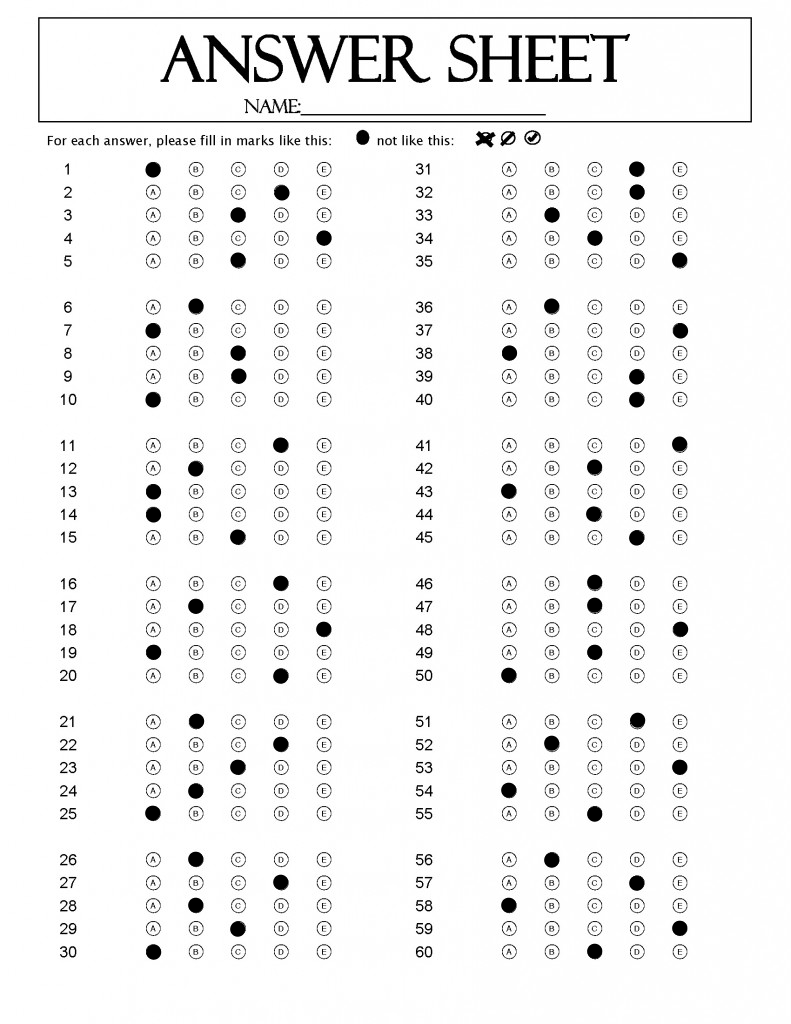
#> input picture Data/2000404_NguyenQuangHao_5B.png, 791 x 1024 px
$ python index.py
#> lines starting #> are read from the running program, lines starting #| are printed output that depends on the picture; after the words box and inside, x2 and y2 are one past the last pixel; in counts of white or black regions, pixels touching at a corner belong together
import cv2
import pandas as pd
import numpy as np
import csv
import os

def Q2():

	df = pd.DataFrame(columns = ['StudentID','Surname','Firstname','Code'])
	list = os.listdir('Data/')

	s1 = []
	s3 = []
	s_Sur = []
	s_Fi = []
	for i in range(0,len(list)):
	    s = list[i]
	    j = 0
	    s1.append("")
	    while (s[j] != "_"):
	        s1[i] = s1[i] + s[j]
	        j += 1
	    j+=1
	    s2 = ""
	    for m in range (j,len(s)):
	        if s[m] == "_":
	            j = m + 1
	            break
	        s2 = s2 + s[m]
	    s3.append("")
	    while (j<len(s)):
	        s3[i] = s3[i] + s[j]
	        j += 1
	    s3[i] = s3[i][0:2]

	    #get Firstname and Surname
	    j = len(s2)-1
	    SurName,FirstName=getName(s2,j)

	    s_Sur.append("")
	    s_Fi.append("")
	    s_Fi[i]=s_Fi[i]+FirstName
	    s_Sur[i] = s_Sur[i]+SurName

	    df.loc[i,'StudentID'] = s1[i]
	    df.loc[i,'Code'] = s3[i]
	    df.loc[i,'Surname'] = s_Sur[i]
	    df.loc[i,'Firstname'] = s_Fi[i]

	df.to_csv('student.csv')

def getName(s2,j):
    SurName=""
    while (s2[j].isupper() == False):
        SurName = s2[j] + SurName
        j -= 1
    SurName = s2[j] + SurName
    FirstName = ""
    for r in range(j):
        FirstName = FirstName + s2[r]
    return(SurName,FirstName)

def Q3():
	#Choose 2000102_NguyenTruongBao_3A.png
	name = "2000404_NguyenQuangHao_5B.png"
	img = cv2.imread('Data/' + name)
#> img is the input picture: shape (1024, 791, 3); min 0, max 255, mean 242.7
	img = cv2.resize(img, (600, 800))
#> img: shape (800, 600, 3)
	img = img[123:213,107:260]
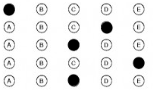
#> img: shape (90, 153, 3); min 0, max 255, mean 234.4

	gray_img = cv2.cvtColor(img,cv2.COLOR_BGR2GRAY)
	blur_img = cv2.GaussianBlur(gray_img, (5,5),0)
	edge_img = cv2.Canny(blur_img,10,70)
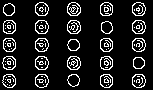
#> edge_img: shape (90, 153); 12.4% white in thin lines or dots, all inside (x1, y1, x2, y2) = (2, 2, 146, 88)

	gray = cv2.cvtColor(img, cv2.COLOR_BGR2GRAY)
	_, thresh = cv2.threshold(gray, 170, 255, cv2.THRESH_BINARY_INV)
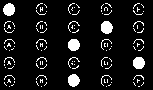
#> thresh: shape (90, 153); 9.4% white; 111 white regions (102 under 20 px), largest, box (x1, y1, x2, y2) and area: (101, 21, 113, 34) 123, (3, 3, 15, 16) 120, (133, 57, 145, 69) 118

	boxes = split_image(thresh)
#> in split_image, `r = len(image) // questions * questions`: r = 90
#> in split_image, `c = len(image[0]) // answers * answers`: c = 150
#> in split_image, `image = image[:r, :c]`:
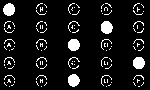
#> image: shape (90, 150); 9.5% white; 111 white regions (102 under 20 px), largest, box (x1, y1, x2, y2) and area: (101, 21, 113, 34) 123, (3, 3, 15, 16) 120, (133, 57, 145, 69) 118
#> in split_image, `rows = np.vsplit(image, questions)`: rows = 5 items
#> the loop in split_image, `for row in rows:` made 5 passes
#> after the loop in split_image, `for row in rows:`: boxes = 25 items
#> boxes = 25 items

	for i in range(0,5):
	 	user_answer = None
	 	for j in range(5):
	 		pixels = cv2.countNonZero(boxes[j + i * 5])
	 		if user_answer is None or pixels > user_answer[1]:
	 			user_answer = (j, pixels)
	 			final = j
	 	ResultOut3(final)
#> after the loop, final = 2

def ResultOut3(j):
    if (j == 0):
        print("A")
    elif (j == 1):
        print("B")
    elif (j == 2):
        print("C")
    elif (j == 3):
        print("D")
    elif (j == 4):
        print("E")

def Q4():
	name = "2000404_NguyenQuangHao_5B.png"
	img = cv2.imread('Data/' + name)
	img = cv2.resize(img, (600, 800))
	for i in range(0,6):
		cutL(i,img)
	for i in range(0,6):
		cutR(i,img)
#> this loop made 6 passes
#> pass 1, in cutR, `roi = img[(123+(num*108)):(213+(num*108)),378:525]`:
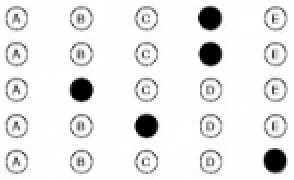
#> roi: shape (90, 147, 3) (shown 2 times larger); min 0, max 255, mean 233.5
#> pass 1, in cutR, `blur_img = cv2.GaussianBlur(gray_img, (5,5),0)`:
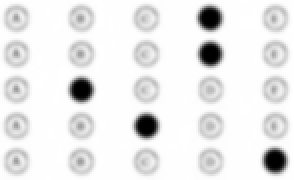
#> blur_img: shape (90, 147) (shown 2 times larger); min 0, max 255, mean 233.5
#> pass 1, in cutR, `edge_img = cv2.Canny(blur_img,10,70)`:
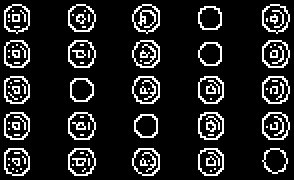
#> edge_img: shape (90, 147) (shown 2 times larger); 12.8% white in thin lines or dots

def cutR(num,img):
    roi = img[(123+(num*108)):(213+(num*108)),378:525]
    gray_img = cv2.cvtColor(roi,cv2.COLOR_BGR2GRAY)
    blur_img = cv2.GaussianBlur(gray_img, (5,5),0)
    edge_img = cv2.Canny(blur_img,10,70)

    gray = cv2.cvtColor(roi, cv2.COLOR_BGR2GRAY)
    _, thresh = cv2.threshold(gray, 170, 255, cv2.THRESH_BINARY_INV)

    boxes = split_image(thresh)

    for i in range(0, questions):
        user_answer = None

        for j in range(answers):
            pixels = cv2.countNonZero(boxes[j + i * 5])
            if user_answer is None or pixels > user_answer[1]:
                user_answer = (j, pixels)
                final = j
        ResultOut4(final)

def cutL(num,img):
    roi = img[(123+(num*108)):(213+(num*108)),107:260]
    gray_img = cv2.cvtColor(roi,cv2.COLOR_BGR2GRAY)
    blur_img = cv2.GaussianBlur(gray_img, (5,5),0)
    edge_img = cv2.Canny(blur_img,10,70)

    gray = cv2.cvtColor(roi, cv2.COLOR_BGR2GRAY)
    _, thresh = cv2.threshold(gray, 170, 255, cv2.THRESH_BINARY_INV)

    boxes = split_image(thresh)

    for i in range(0, questions):
        user_answer = None

        for j in range(answers):
            pixels = cv2.countNonZero(boxes[j + i * 5])
            if user_answer is None or pixels > user_answer[1]:
                user_answer = (j, pixels)
                final = j
        ResultOut4(final)

def ResultOut4(j):
    if (j == 0):
        print("A")
    elif (j == 1):
        print("B")
    elif (j == 2):
        print("C")
    elif (j == 3):
        print("D")
    elif (j == 4):
        print("E")

def Q5_6():
	Q = []
	for i in range(0,60):
		Q.append(0)
	ans = []
	name = "Answer.csv"
#> (the run stopped early here; a loop or call above may not have finished)

$ run again, with Data/2000405_NguyenMInhHieu_5B.png copied over Data/2000404_NguyenQuangHao_5B.png
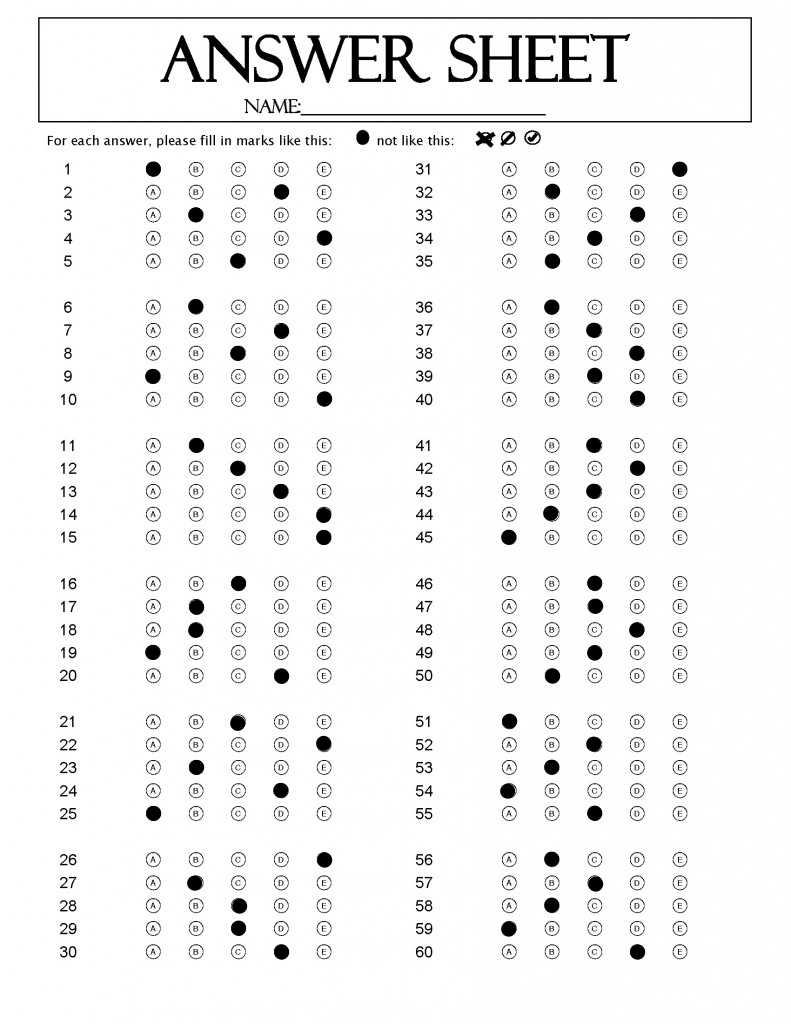
#> input picture Data/2000405_NguyenMInhHieu_5B.png, 791 x 1024 px
#> in Q3, img is the input picture: shape (1024, 791, 3); min 0, max 255, mean 242.7
#> thresh: shape (90, 153); 9.2% white; 112 white regions (102 under 20 px), largest, box (x1, y1, x2, y2) and area: (67, 75, 80, 87) 121, (133, 57, 145, 69) 117, (4, 3, 15, 15) 114
#> r = 90
#> c = 150
#> in split_image, `image = image[:r, :c]`:
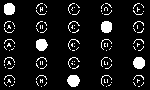
#> image: shape (90, 150); 9.4% white; 112 white regions (102 under 20 px), largest, box (x1, y1, x2, y2) and area: (67, 75, 80, 87) 121, (133, 57, 145, 69) 117, (4, 3, 15, 15) 114
#> rows = 5 items
#> the loop in split_image, `for row in rows:` made 5 passes
#> after the loop in split_image, `for row in rows:`: boxes = 25 items
#> after the loop in Q3, `for i in range(0,5):`: final = 2
#> the loop in Q4, `for i in range(0,6):` made 6 passes
#> pass 1, in cutR, `edge_img = cv2.Canny(blur_img,10,70)`:
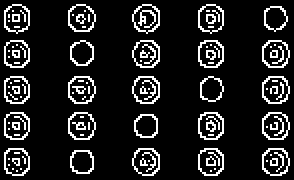
#> edge_img: shape (90, 147) (shown 2 times larger); 12.9% white in thin lines or dots

$ run again, with Data/2000407_LeXuanCuong_5B.png copied over Data/2000404_NguyenQuangHao_5B.png
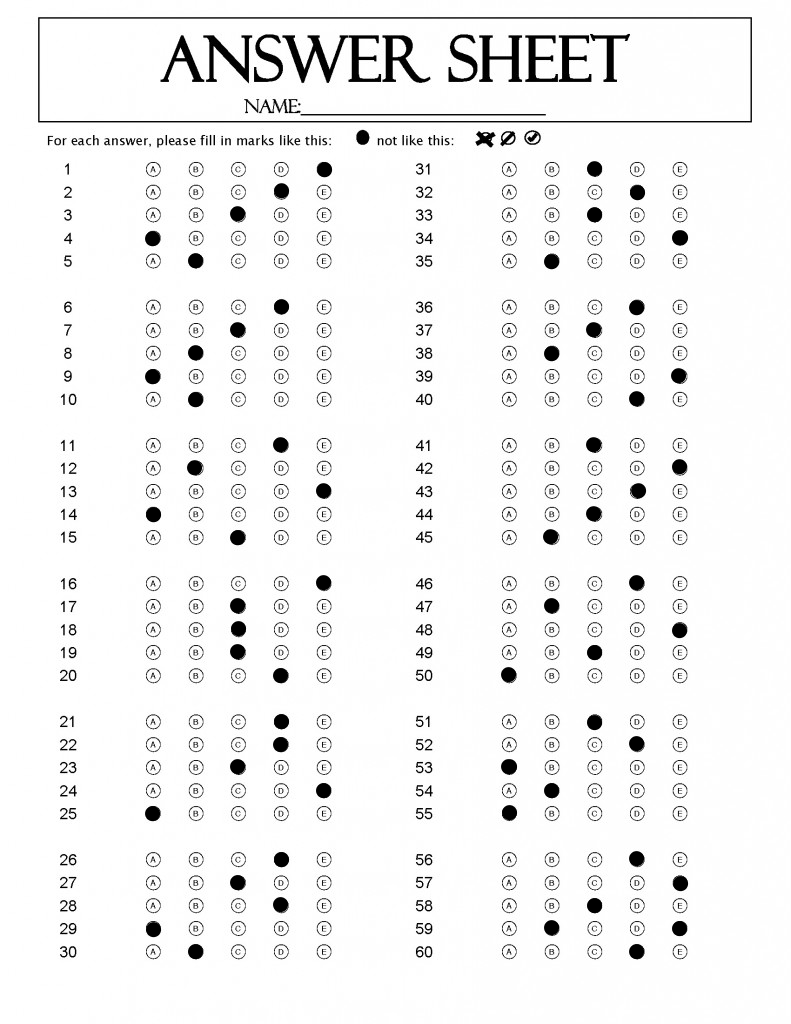
#> input picture Data/2000407_LeXuanCuong_5B.png, 791 x 1024 px
#> in Q3, img is the input picture: shape (1024, 791, 3); min 0, max 255, mean 242.7
#> thresh: shape (90, 153); 9.3% white; 111 white regions (101 under 20 px), largest, box (x1, y1, x2, y2) and area: (67, 38, 80, 51) 124, (133, 3, 145, 16) 120, (101, 20, 112, 33) 120
#> r = 90
#> c = 150
#> in split_image, `image = image[:r, :c]`:
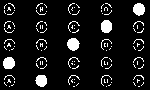
#> image: shape (90, 150); 9.5% white; 111 white regions (101 under 20 px), largest, box (x1, y1, x2, y2) and area: (67, 38, 80, 51) 124, (133, 3, 145, 16) 120, (101, 20, 112, 33) 120
#> rows = 5 items
#> the loop in split_image, `for row in rows:` made 5 passes
#> after the loop in split_image, `for row in rows:`: boxes = 25 items
#> after the loop in Q3, `for i in range(0,5):`: final = 1
#> the loop in Q4, `for i in range(0,6):` made 6 passes
#> pass 1, in cutR, `edge_img = cv2.Canny(blur_img,10,70)`:
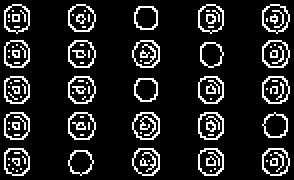
#> edge_img: shape (90, 147) (shown 2 times larger); 12.8% white in thin lines or dots
